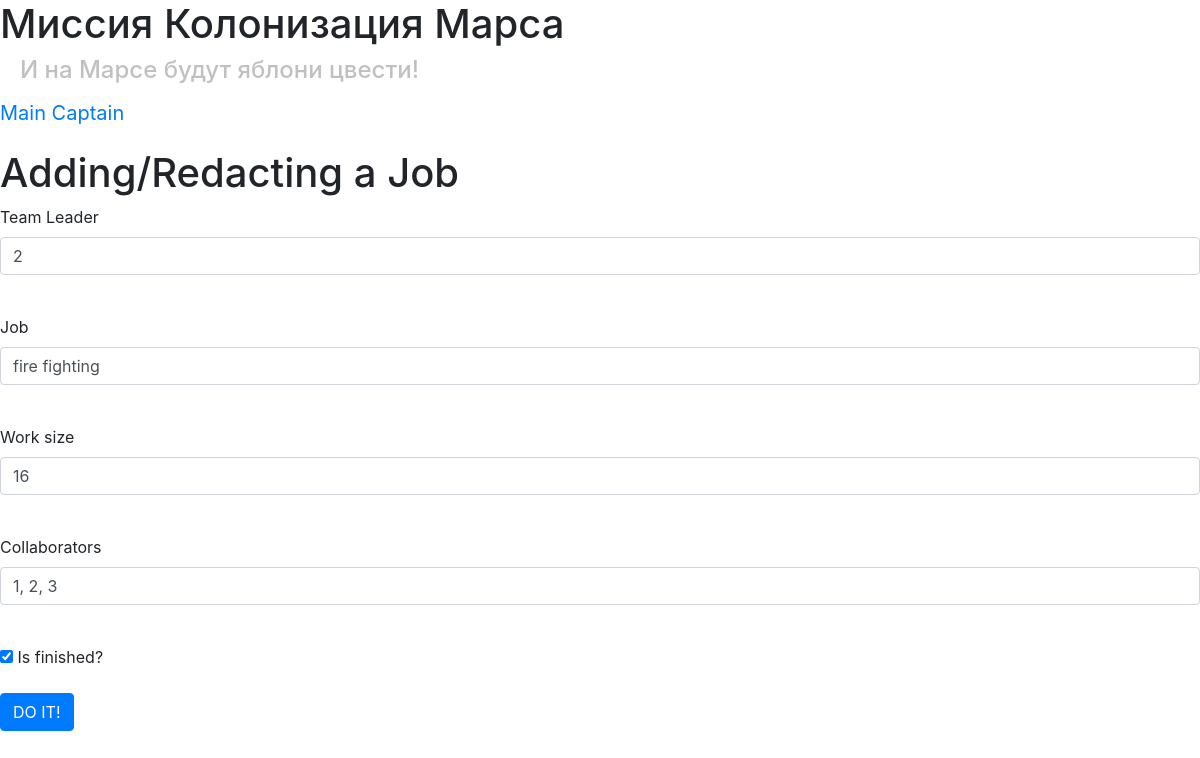
The app's page /job/2 (signed in), older data.
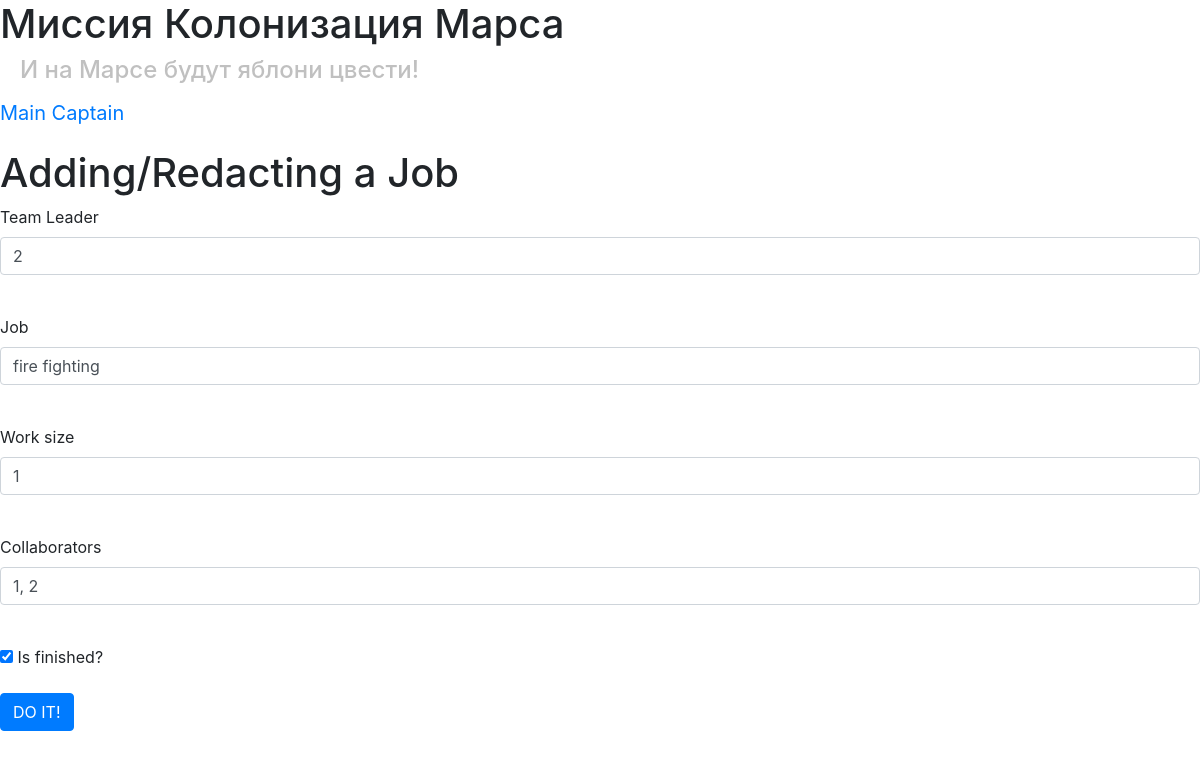
The same page, newer data.
### data/users.py (models this page shows, shortened)
class User(SqlAlchemyBase, UserMixin, SerializerMixin):
    __tablename__ = 'users'
    id = sqlalchemy.Column(sqlalchemy.Integer,
                           primary_key=True, autoincrement=True)
    email = sqlalchemy.Column(sqlalchemy.String,
                              index=True, unique=True, nullable=True)
    surname = sqlalchemy.Column(sqlalchemy.String, nullable=True)
    name = sqlalchemy.Column(sqlalchemy.String, nullable=True)
    about = sqlalchemy.Column(sqlalchemy.String, nullable=True)
    age = sqlalchemy.Column(sqlalchemy.Integer, nullable=True)
    position = sqlalchemy.Column(sqlalchemy.String, nullable=True)
    speciality = sqlalchemy.Column(sqlalchemy.String, nullable=True)
    address = sqlalchemy.Column(sqlalchemy.String, nullable=True)
    hashed_password = sqlalchemy.Column(sqlalchemy.String, nullable=True)
    created_date = sqlalchemy.Column(sqlalchemy.DateTime,
                                     default=datetime.datetime.now)
    city_from = sqlalchemy.Column(sqlalchemy.String, nullable=True)
    news = orm.relation("News", back_populates='user')

### data/jobs.py (models this page shows)
class Jobs(SqlAlchemyBase, SerializerMixin):
    __tablename__ = 'jobs'
    id = sqlalchemy.Column(sqlalchemy.Integer,
                           primary_key=True, autoincrement=True)
    user = orm.relation('User')
    team_leader = sqlalchemy.Column(sqlalchemy.Integer, sqlalchemy.ForeignKey("users.id"))
    job = sqlalchemy.Column(sqlalchemy.String, nullable=True)
    work_size = sqlalchemy.Column(sqlalchemy.Integer)
    collaborators = sqlalchemy.Column(sqlalchemy.String, nullable=True)
    start_date = sqlalchemy.Column(sqlalchemy.DateTime, default=datetime.datetime.now)
    end_date = sqlalchemy.Column(sqlalchemy.DateTime, nullable=True)
    is_finished = sqlalchemy.Column(sqlalchemy.Boolean)
    category = orm.relation("Category",
                              secondary="association",
                              backref="jobs")

### main.py (the view, shortened to what this page needs)
@app.route('/job/<int:id>', methods=['GET', 'POST'])
@login_required
def edit_job(id):
    form = JobsForm()
    if request.method == "GET":
        session = create_session()
        jobs = session.query(Jobs).all()
        a = False
        for i in range(len(jobs)):
            if jobs[i].id == id and jobs[i].user == current_user or jobs[i].id == id and current_user.id == 1:
                form.team_leader.data = jobs[i].team_leader
                form.job.data = jobs[i].job
                form.is_finished.data = jobs[i].is_finished
                form.work_size.data = jobs[i].work_size
                form.collaborators.data = jobs[i].collaborators
                a = True
                break
        if not a:
            abort(404)
    return render_template('jobs.html', title='Редактирование работы', form=form)

### main.py
class JobsForm(FlaskForm):
    team_leader = IntegerField('Team Leader', validators=[DataRequired()])
    job = StringField("Job", validators=[DataRequired()])
    work_size = IntegerField('Work size', validators=[DataRequired()])
    collaborators = StringField("Collaborators", validators=[DataRequired()])
    is_finished = BooleanField("Is finished?")
    submit = SubmitField('DO IT!')

### data/db_session.py (called while the page is built)
def create_session() -> Session:
    global __factory
    return __factory()

### main.py (called while the page is built)
@login_manager.user_loader
def load_user(user_id):
    session = create_session()
    return session.query(User).get(user_id)

### templates/jobs.html (shortened to what this page needs)
{% extends "base.html" %}
{% block content %}
<h1>Adding/Redacting a Job</h1>
<form action="" method="post">
    <p>
        {{ form.team_leader.label }}<br>
        {{ form.team_leader(class="form-control") }}<br>
    </p>
    <p>
        {{ form.job.label }}<br>
        {{ form.job(class="form-control") }}<br>
    </p>
    <p>
        {{ form.work_size.label }}<br>
        {{ form.work_size(class="form-control") }}<br>
    </p>
    <p>
        {{ form.collaborators.label }}<br>
        {{ form.collaborators(class="form-control") }}<br>
    </p>
    <p>{{ form.is_finished() }} {{ form.is_finished.label }}</p>
    <p>{{ form.submit(type="submit", class="btn btn-primary") }}</p>
</form>
{% endblock %}

### templates/base.html (shortened to what this page needs)
<!DOCTYPE html>
<html lang="ru">
<head>
    <link rel="stylesheet"
          href="https://stackpath.bootstrapcdn.com/bootstrap/4.4.1/css/bootstrap.min.css"
>
    <link rel="stylesheet" type="text/css" href="/static/css/2.css"/>
</head>
<body>
<h1>Миссия Колонизация Марса</h1>
<h4>И на Марсе будут яблони цвести!</h4>
<nav>
    {% if current_user.is_authenticated %}
    <p>
        <a class="navbar-brand" href="/logout">{{ current_user.name}} {{ current_user.surname}}</a>
    </p>
    {% else %}
        <p>
            <a class="btn btn-primary " href="/register">Register</a>
            <a class="btn btn-success" href="/login">Log in</a>
        </p>
    {% endif %}
</nav>
{% block content %}
{% endblock %}
</body>
</html>

### static/css/2.css (style rules this page uses)
h4 { padding-left: 20px; color: #c0c0c0 }

Row changes from the older to the newer data that the page shows:
changed Jobs "fire fighting": work_size "16" → "1"; collaborators "1, 2, 3" → "1, 2"
